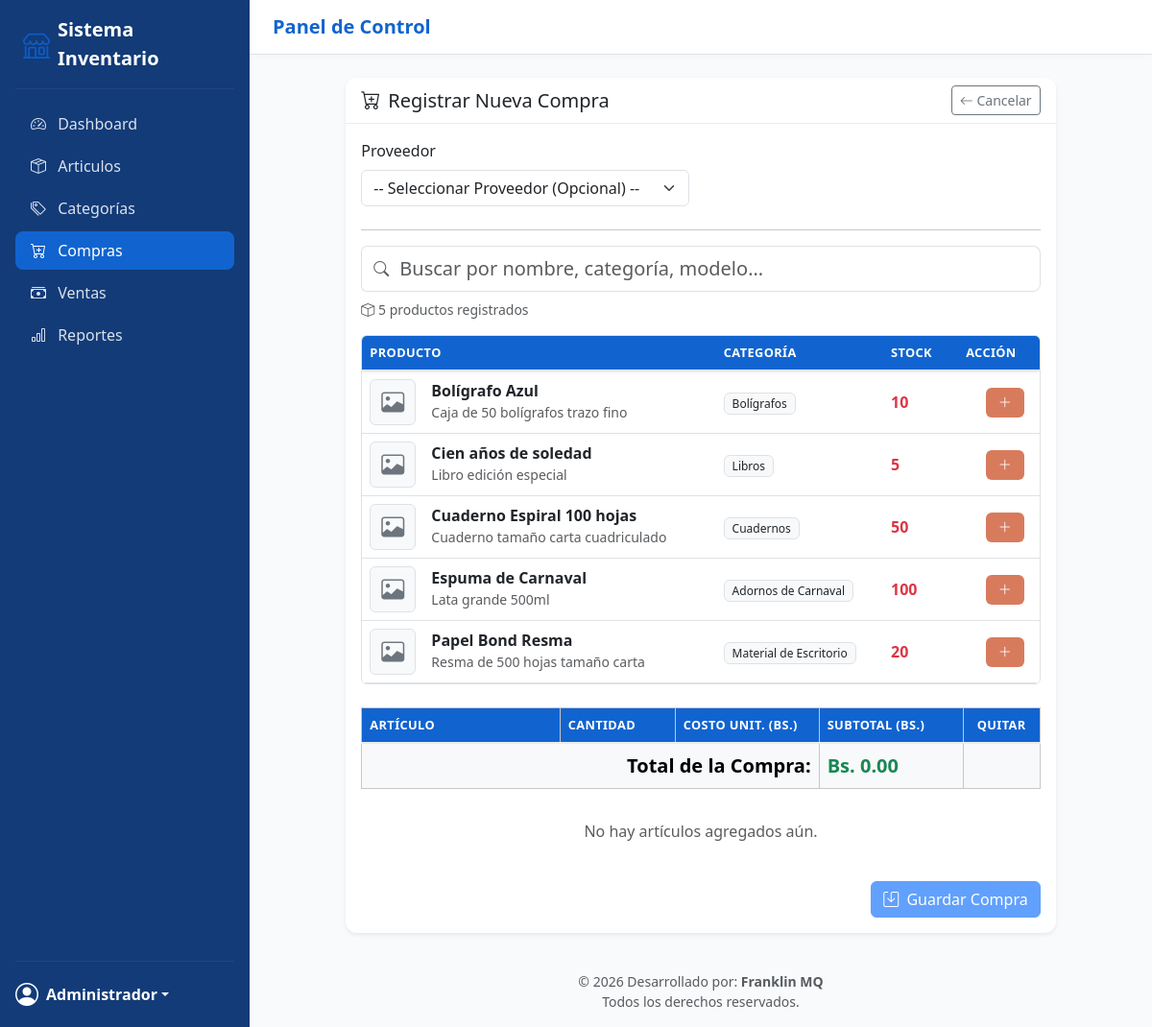
The app's page /index.php?action=compra-nueva (signed in) with its own data.
### tables this page shows
CREATE TABLE articulos (
    id INT AUTO_INCREMENT PRIMARY KEY,
    nombre VARCHAR(200) NOT NULL,
    descripcion TEXT NULL,
    categoria_id INT NULL,
    precio_compra DECIMAL(10,2) NOT NULL DEFAULT 0,
    precio_venta DECIMAL(10,2) NOT NULL DEFAULT 0,
    stock INT NOT NULL DEFAULT 0,
    marca_id INT NULL,
    imagen VARCHAR(255) NULL,
    creado_en TIMESTAMP DEFAULT CURRENT_TIMESTAMP,
    FOREIGN KEY (categoria_id) REFERENCES categorias(id) ON DELETE SET NULL,
    FOREIGN KEY (marca_id) REFERENCES marcas(id) ON DELETE SET NULL
);

CREATE TABLE categorias (
    id INT AUTO_INCREMENT PRIMARY KEY,
    nombre VARCHAR(100) NOT NULL,
    parent_id INT NULL,
    FOREIGN KEY (parent_id) REFERENCES categorias(id) ON DELETE SET NULL
);

### app/core/Controller.php (called while the page is built, shortened)
<?php
class Controller
{
    protected function render(string $view, array $data = []): void
    {
        extract($data);
        $viewPath = __DIR__ . "/../views/{$view}.php";
        require __DIR__ . '/../views/layout/header.php';
        require $viewPath;
        require __DIR__ . '/../views/layout/footer.php';
    }
}

### app/controllers/CompraController.php (called while the page is built, shortened)
<?php
require_once __DIR__ . '/../core/Controller.php';
require_once __DIR__ . '/../models/Articulo.php';
class CompraController extends Controller
{
    private Proveedor $proveedorModel;
    private Articulo $articuloModel;
    public function __construct()
    {
        $this->proveedorModel = new Proveedor();
        $this->articuloModel = new Articulo();
    }
    public function crear(): void
    {
        $proveedores = $this->proveedorModel->obtenerTodos();
        $articulos = $this->articuloModel->obtenerTodos();
        $this->render('compras/create', [
            'proveedores' => $proveedores,
            'articulos' => $articulos,
            'errores' => [],
            'old' => []
        ]);
    }
}

### app/core/Database.php (called while the page is built)
<?php
class Database
{
    private static ?PDO $instance = null;
    public static function getConnection(): PDO
    {
        if (self::$instance === null) {
            $config = require __DIR__ . '/../config/database.php';
            $dsn = "mysql:host={$config['host']};dbname={$config['dbname']};charset={$config['charset']}";
            try {
                self::$instance = new PDO($dsn, $config['user'], $config['pass'], [
                    PDO::ATTR_ERRMODE            => PDO::ERRMODE_EXCEPTION,
                    PDO::ATTR_DEFAULT_FETCH_MODE => PDO::FETCH_ASSOC,
                    PDO::ATTR_EMULATE_PREPARES   => false,
                ]);
            } catch (PDOException $e) {
                die('Error de conexión a la base de datos: ' . $e->getMessage());
            }
        }
        return self::$instance;
    }
}

### app/models/Articulo.php (called while the page is built, shortened)
<?php
require_once __DIR__ . '/../core/Database.php';
class Articulo
{
    private PDO $db;
    public function __construct()
    {
        $this->db = Database::getConnection();
    }
    public function obtenerTodos(string $busqueda = ''): array
    {
        $sql = "SELECT p.*, c.nombre AS categoria_nombre, m.nombre AS marca_nombre
                FROM articulos p
                LEFT JOIN categorias c ON c.id = p.categoria_id
                LEFT JOIN marcas m ON m.id = p.marca_id";
        $params = [];
        $sql .= " ORDER BY p.nombre ASC";
        $stmt = $this->db->prepare($sql);
        $stmt->execute($params);
        return $stmt->fetchAll();
    }
}

### app/views/compras/create.php (the view, shortened to what this page needs)
<div class="row justify-content-center">
    <div class="col-lg-10">
        <div class="card shadow-sm">
            <div class="card-header bg-white d-flex justify-content-between align-items-center">
                <h5 class="mb-0"><i class="bi bi-cart-plus me-2"></i>Registrar Nueva Compra</h5>
                <a href="index.php?action=compras" class="btn btn-sm btn-outline-secondary">
                    <i class="bi bi-arrow-left"></i> Cancelar
                </a>
            </div>
            <div class="card-body">
                <form action="index.php?action=compra-guardar" method="post" id="formCompra">
                    <div class="row mb-4">
                        <div class="col-md-6">
                            <label class="form-label">Proveedor</label>
                            <select name="proveedor_id" class="form-select">
                                <option value="">-- Seleccionar Proveedor (Opcional) --</option>
                            </select>
                        </div>
                        <div class="col-md-6 text-end">
                        </div>
                    </div>
                    <hr>
                    <div class="mb-4">
                        <div class="input-group mb-2">
                            <span class="input-group-text bg-white border-end-0"><i class="bi bi-search text-muted"></i></span>
                            <input type="text" id="buscadorArticulos" class="form-control form-control-lg border-start-0 ps-0" style="box-shadow: none;" placeholder="Buscar por nombre, categoría, modelo...">
                        </div>
                        <div class="text-muted small mb-3">
                            <i class="bi bi-box"></i> <span id="countArticulos"><?= count($articulos) ?></span> productos registrados
                        </div>
                        <div class="table-responsive border rounded bg-white" style="max-height: 400px; overflow-y: auto;">
                            <table class="table table-hover align-middle mb-0" id="tablaSeleccionArticulos">
                                <thead class="table-light sticky-top shadow-sm">
                                    <tr>
                                        <th>Producto</th>
                                        <th>Categoría</th>
                                        <th>Stock</th>
                                        <th class="text-end pe-4">Acción</th>
                                    </tr>
                                </thead>
                                <tbody>
                                    <?php foreach ($articulos as $art): ?>
                                        <tr class="articulo-item">
                                            <td>
                                                <div class="d-flex align-items-center">
                                                    <?php if (!empty($art['imagen'])): ?>
                                                        <img src="uploads/<?= htmlspecialchars($art['imagen']) ?>" alt="<?= htmlspecialchars($art['nombre']) ?>" style="width: 48px; height: 48px; object-fit: contain;" class="rounded bg-white p-1 border me-3">
                                                    <?php else: ?>
                                                        <div class="bg-light border rounded me-3 d-flex align-items-center justify-content-center text-secondary" style="width: 48px; height: 48px;">
                                                            <i class="bi bi-image fs-4"></i>
                                                        </div>
                                                    <?php endif; ?>
                                                    <div>
                                                        <h6 class="mb-0 fw-bold articulo-nombre text-dark"><?= htmlspecialchars($art['nombre']) ?></h6>
                                                        <small class="text-muted articulo-descripcion"><?= htmlspecialchars($art['descripcion']) ?></small>
                                                    </div>
                                                </div>
                                            </td>
                                            <td class="articulo-categoria">
                                                <span class="badge bg-light text-dark border fw-normal"><?= htmlspecialchars($art['categoria_nombre'] ?? 'Sin categoría') ?></span>
                                            </td>
                                            <td>
                                                <span class="fw-bold text-danger"><?= $art['stock'] ?></span>
                                            </td>
                                            <td class="text-end pe-3">
                                                <button type="button" class="btn btn-sm text-white btn-agregar-articulo"
                                                        style="background-color: #d87b5d; border-radius: 6px; padding: 4px 12px;"
                                                        data-id="<?= $art['id'] ?>"
                                                        data-nombre="<?= htmlspecialchars($art['nombre']) ?>"
                                                        data-precio="<?= $art['precio_compra'] ?>">
                                                    <i class="bi bi-plus-lg"></i>
                                                </button>
                                            </td>
                                        </tr>
                                    <?php endforeach; ?>
                                </tbody>
                            </table>
                        </div>
                    </div>
                    <div class="table-responsive mb-4">
                        <table class="table table-bordered align-middle" id="tablaDetalles">
                            <thead class="table-light">
                                <tr>
                                    <th>Artículo</th>
                                    <th width="120">Cantidad</th>
                                    <th width="150">Costo Unit. (Bs.)</th>
                                    <th width="150">Subtotal (Bs.)</th>
                                    <th width="80" class="text-center">Quitar</th>
                                </tr>
                            </thead>
                            <tfoot class="table-light">
                                <tr>
                                    <td colspan="3" class="text-end fw-bold fs-5 align-middle">Total de la Compra:</td>
                                    <td class="fw-bold fs-5 text-success align-middle"><span id="lblTotal">Bs. 0.00</span></td>
                                    <td></td>
                                </tr>
                            </tfoot>
                        </table>
                        <div id="empty-state" class="text-center text-muted py-3">
                            No hay artículos agregados aún.
                        </div>
                    </div>
                    <div class="d-flex justify-content-end">
                        <button type="submit" class="btn btn-primary" id="btnGuardarCompra" disabled>
                            <i class="bi bi-save me-1"></i> Guardar Compra
                        </button>
                    </div>
                </form>
            </div>
        </div>
    </div>
</div>

### public/assets/css/style.css (style rules this page uses)
:root { --brand-dark: #123B78; --brand-primary: #1164CF; --brand-hover: #1C4689; --brand-accent: #0F5CC7; --bg-soft: #F8FAFC; --text-gray: #667085; }
.card { border: none; border-radius: 0.75rem; }
.card-header { border-bottom: 1px solid #EAECF0; border-radius: 0.75rem 0.75rem 0 0 !important; }
.table thead th { font-size: 0.8rem; text-transform: uppercase; letter-spacing: 0.03em; background-color: var(--brand-primary) !important; color: #FFFFFF !important; border-bottom: 2px solid #EAECF0; }
.card-header { border-bottom: 1px solid #EAECF0; border-radius: 0.75rem 0.75rem 0 0 !important; background-color: #FFFFFF; }

### records on screen
articulos: nombre "Bolígrafo Azul", descripcion "Caja de 50 bolígrafos trazo fino", categoria.nombre "Bolígrafos", stock "10"
articulos: nombre "Cien años de soledad", descripcion "Libro edición especial", categoria.nombre "Libros", stock "5"
articulos: nombre "Cuaderno Espiral 100 hojas", descripcion "Cuaderno tamaño carta cuadriculado", categoria.nombre "Cuadernos", stock "50"
articulos: nombre "Espuma de Carnaval", descripcion "Lata grande 500ml", categoria.nombre "Adornos de Carnaval", stock "100"
articulos: nombre "Papel Bond Resma", descripcion "Resma de 500 hojas tamaño carta", categoria.nombre "Material de Escritorio", stock "20"

### other values on screen
$_SESSION['user_name'] "Administrador"
count($articulos) "5"
